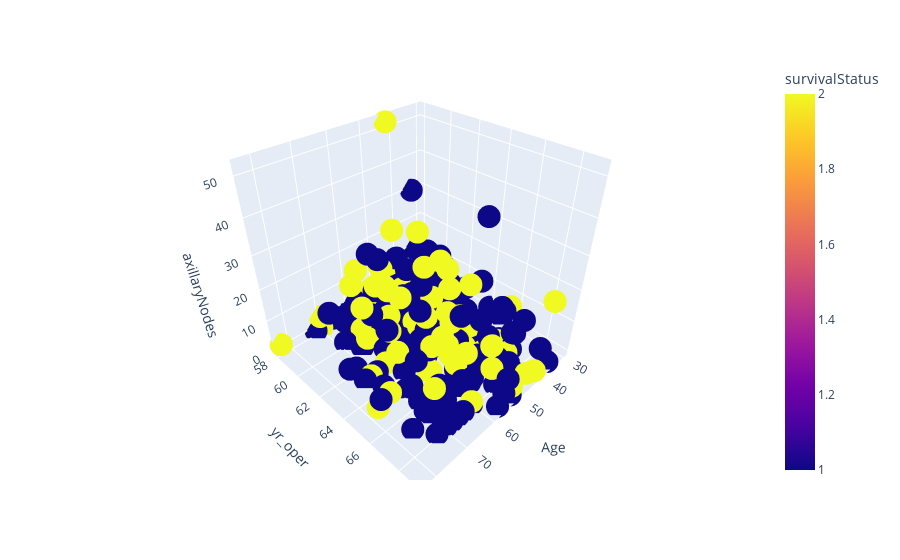

The notebook cell saved with this chart:
### Markdown cell above
### 3-D ScatterPlots

### Code cell
import plotly.express as px
fig = px.scatter_3d(haberman, x='Age', y='yr_oper', z='axillaryNodes',color='survivalStatus')
fig.show()

### Figure 1 — Plotly figure (JSON) as saved in the notebook; plotly's stock layout.template omitted (floating-point values rounded to 4 significant figures; data arrays with more than 128 entries replaced by an {"elided": "..."} marker saying what was removed)
{"data": [{"hovertemplate": "Age=%{x}<br>yr_oper=%{y}<br>axillaryNodes=%{z}<br>survivalStatus=%{marker.color}<extra></extra>", "legendgroup": "", "marker": {"color": {"elided": "306 int values"}, "coloraxis": "coloraxis", "symbol": "circle"}, "mode": "markers", "name": "", "scene": "scene", "showlegend": false, "type": "scatter3d", "x": {"elided": "306 int values"}, "y": {"elided": "306 int values"}, "z": {"elided": "306 int values"}}], "layout": {"coloraxis": {"colorbar": {"title": {"text": "survivalStatus"}}, "colorscale": [[0, "#0d0887"], [0.1111, "#46039f"], [0.2222, "#7201a8"], [0.3333, "#9c179e"], [0.4444, "#bd3786"], [0.5556, "#d8576b"], [0.6667, "#ed7953"], [0.7778, "#fb9f3a"], [0.8889, "#fdca26"], [1, "#f0f921"]]}, "legend": {"tracegroupgap": 0}, "margin": {"t": 60}, "scene": {"domain": {"x": [0, 1], "y": [0, 1]}, "xaxis": {"title": {"text": "Age"}}, "yaxis": {"title": {"text": "yr_oper"}}, "zaxis": {"title": {"text": "axillaryNodes"}}}}}
